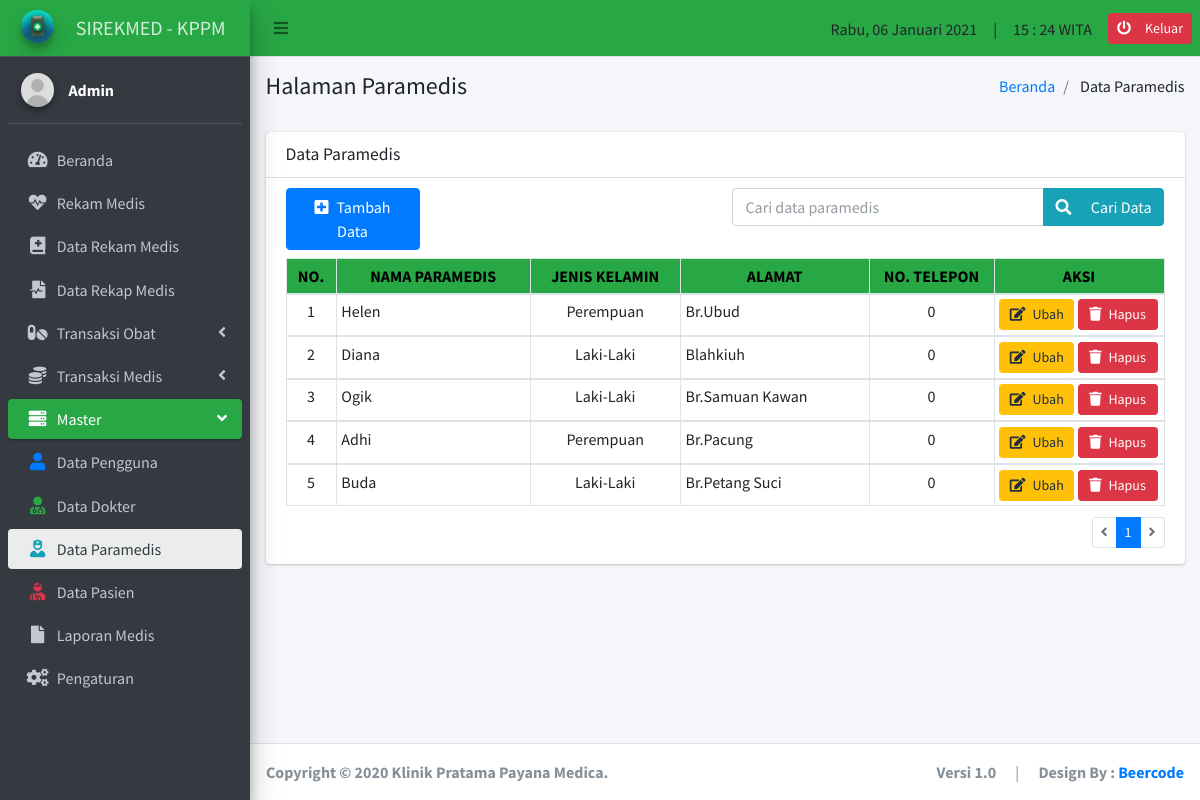
The page /master-paramedis.php (signed in) on the database its author committed.
### tables this page shows
CREATE TABLE `tabel_paramedis` (
  `id_param` varchar(20) NOT NULL,
  `nama_param` varchar(50) NOT NULL,
  `jns_kelamin_param` varchar(10) NOT NULL,
  `alamat_param` varchar(100) NOT NULL,
  `telepon_param` varchar(15) NOT NULL
);

### database.php (called while the page is built, shortened)
<?php
$koneksi = mysqli_connect("localhost", "root", "", "db_rekam_medis");
function query($query)
{
  global $koneksi;
  $result = mysqli_query($koneksi, $query);
  $rows = [];
  while ($row = mysqli_fetch_assoc($result)) {
    $rows[] = $row;
  }
  return $rows;
}

### master-paramedis.php (the view, shortened to what this page needs)
<?php
include "header.php";
include "sidebar.php";
include "database.php";
$hal_aktif            = (isset($_REQUEST["hal"])) ? $_REQUEST["hal"] : 1;
$limit_data           = 10;
$limit_start          = ($hal_aktif - 1) * $limit_data;
if (isset($_REQUEST["cari_param"]) > 0) {
  $cari_data          = $_REQUEST["cari_param"];
  $datas              = query("SELECT * FROM tabel_paramedis WHERE
                                nama_param         LIKE  '%$cari_data%'  OR
                                jns_kelamin_param  LIKE  '%$cari_data%'  OR
                                alamat_param       LIKE  '%$cari_data%'  OR
                                telepon_param      LIKE  '%$cari_data%'");
  $jml_data           = count($datas);
  $paramedis          = query("SELECT * FROM tabel_paramedis WHERE
                                nama_param         LIKE  '%$cari_data%'  OR
                                jns_kelamin_param  LIKE  '%$cari_data%'  OR
                                alamat_param       LIKE  '%$cari_data%'  OR
                                telepon_param      LIKE  '%$cari_data%'
                                LIMIT $limit_start, $limit_data");
  $hal_link           = "?cari_param=$cari_data";
  $halaman            = "on";
} else {
  $cari_data          = "";
  $datas              = query("SELECT * FROM tabel_paramedis");
  $jml_data           = count($datas);
  $paramedis          = query("SELECT * FROM tabel_paramedis LIMIT $limit_start, $limit_data");
  $hal_link           = "?";
  $halaman            = "";
}
$jml_halaman      = ceil($jml_data / $limit_data);
if ($jml_halaman <= 1) {
  $jml_nomor      = 0;
} else {
  $jml_nomor      = ($jml_halaman < 3) ? $jml_halaman - 1 : 1;
}
$nomor_awal       = ($hal_aktif > $jml_nomor) ? $hal_aktif - $jml_nomor : 1;
$nomor_akhir      = ($hal_aktif < ($jml_halaman - $jml_nomor)) ? $hal_aktif + $jml_nomor : $jml_halaman;
?>
<div class="content-wrapper">
  <div class="content-header">
    <div class="container-fluid">
      <div class="row mb-2">
        <div class="col-md-6">
          <h4>Halaman Paramedis</h4>
        </div>
        <div class="col-md-6">
          <ol class="breadcrumb float-sm-right">
            <li class="breadcrumb-item">
              <a href="index.php">Beranda</a>
            </li>
            <li class="breadcrumb-item">
              <span>Data Paramedis</span>
            </li>
          </ol>
        </div>
      </div>
    </div>
  </div>
  <section class="content">
    <div class="container-fluid">
      <div class="row">
        <div class="col-md-12">
          <div class="card">
            <div class="card-header">
              <h5 class="card-title">Data Paramedis</h5>
            </div>
            <div class="card-body" style="margin-bottom: -20px;">
              <form action="" method="post">
                <div class="row" style="margin-top: -10px;">
                  <div class="col-md-2">
                    <button type="button" class="btn btn-primary" data-toggle="modal" data-target="#tambah_param">
                      <i class="fas fa-plus-square"></i>&ensp;Tambah Data
                    </button>
                  </div>
                  <div class="offset-4 col-md-6">
                    <div class="input-group">
                      <?php if ($halaman == "on") : ?>
                        <input type="text" name="cari_param" id="cari_param" class="form-control" value="<?= $cari_data; ?>" readonly autocomplete="off">
                        <div class="input-group-append">
                          <a href="?" name="btn_cariparam" id="btn_cariparam" class="btn btn-info">
                            <i class="fas fa-retweet"></i>&emsp;Reset Data
                          </a>
                        </div>
                      <?php else : ?>
                        <input type="text" name="cari_param" id="cari_param" class="form-control" placeholder="Cari data paramedis" autocomplete="off">
                        <div class="input-group-append">
                          <button type="submit" name="btn_cariparam" id="btn_cariparam" class="btn btn-info">
                            <i class="fas fa-search"></i>&emsp; Cari Data
                          </button>
                        </div>
                      <?php endif; ?>
                    </div>
                  </div>
                </div>
              </form>
              <div class="row mt-2">
                <div class="col-md-12">
                  <table class="table table-sm table-bordered">
                    <thead class="text-center bg-success">
                      <th style="color: black;">NO.</th>
                      <th style="color: black;">NAMA PARAMEDIS</th>
                      <th style="color: black;">JENIS KELAMIN</th>
                      <th style="color: black;">ALAMAT</th>
                      <th style="color: black;">NO. TELEPON</th>
                      <th style="color: black;">AKSI</th>
                    </thead>
                    <?php
                    $mulai = $limit_data * ($hal_aktif - 1);
                    $number = $mulai + 1;
                    ?>
                    <?php foreach ($paramedis as $pm) : ?>
                      <tbody>
                        <tr>
                          <td width="50" class="text-center"><?= $number; ?></td>
                          <td><?= $pm["nama_param"]; ?></td>
                          <td width="150" class="text-center"><?= $pm["jns_kelamin_param"]; ?></td>
                          <td><?= $pm["alamat_param"]; ?></td>
                          <td width="125" class="text-center"><?= $pm["telepon_param"]; ?></td>
                          <td width="170">
                            <button type="button" class="btn btn-sm btn-warning" data-toggle="modal" data-target="#ubah_param<?= $pm["id_param"]; ?>" style="width: 75px;">
                              <i class="fas fa-edit"></i>&ensp;Ubah
                            </button>
                            <button type="button" class="btn btn-sm btn-danger" data-toggle="modal" data-target="#hapus_param<?= $pm["id_param"]; ?>" style="width: 80px;">
                              <i class="fas fa-trash"></i>&ensp;Hapus
                            </button>
                          </td>
                        </tr>
                        <?php $number++; ?>
                      <?php endforeach; ?>
                      </tbody>
                  </table>
                </div>
              </div>
              <div class="row" style="margin-top: -5px;">
                <div class="offset-6 col-md-6">
                  <nav class="float-right">
                    <ul class="pagination pagination-sm">
                      <?php if ($hal_aktif == $jml_halaman) : ?>
                        <?php if ($jml_halaman == 1) : ?>
                          <li class="page-item disabled"><a href="<?= $hal_link; ?>&hal=<?= $hal_aktif - 1; ?>" class="page-link"><i class="fas fa-angle-left"></i></a></li>
                        <?php else : ?>
                          <li class="page-item"><a href="<?= $hal_link; ?>&hal=1" class="page-link">Kembali Ke Awal</a></li>
                          <li class="page-item"><a href="<?= $hal_link; ?>&hal=<?= $hal_aktif - 1; ?>" class="page-link"><i class="fas fa-angle-left"></i></a></li>
                        <?php endif; ?>
                      <?php elseif ($hal_aktif > 1) : ?>
                        <li class="page-item"><a href="<?= $hal_link; ?>&hal=1" class="page-link">Kembali Ke Awal</a></li>
                        <li class="page-item"><a href="<?= $hal_link; ?>&hal=<?= $hal_aktif - 1; ?>" class="page-link"><i class="fas fa-angle-left"></i></a></li>
                      <?php else : ?>
                        <li class="page-item disabled"><a href="#" class="page-link"><i class="fas fa-angle-left"></i></a></li>
                      <?php endif; ?>
                      <?php for ($i = $nomor_awal; $i <= $nomor_akhir; $i++) : ?>
                        <?php if ($i == $hal_aktif) : ?>
                          <li class="page-item active"><a href="<?= $hal_link; ?>&hal=<?= $i; ?>" class="page-link"><?= $i; ?></a></li>
                        <?php else : ?>
                          <li class="page-item"><a href="<?= $hal_link; ?>&hal=<?= $i; ?>" class="page-link"><?= $i; ?></a></li>
                        <?php endif; ?>
                      <?php endfor; ?>
                      <?php if ($hal_aktif < $jml_halaman) : ?>
                        <li class="page-item"><a href="<?= $hal_link; ?>&hal=<?= $hal_aktif + 1; ?>" class="page-link"><i class="fas fa-angle-right"></i></a></li>
                      <?php else : ?>
                        <li class="page-item disabled"><a href="#" class="page-link"><i class="fas fa-angle-right"></i></a></li>
                      <?php endif; ?>
                    </ul>
                  </nav>
                </div>
              </div>
            </div>
          </div>
        </div>
      </div>
    </div>
</div>
</div>
<?php
include "footer.php";
?>

### rows shown on the page
tabel_paramedis: nama_param "Helen", jns_kelamin_param "Perempuan", alamat_param "Br.Ubud", telepon_param "0"
tabel_paramedis: nama_param "Diana", jns_kelamin_param "Laki-Laki", alamat_param "Blahkiuh", telepon_param "0"
tabel_paramedis: nama_param "Ogik", jns_kelamin_param "Laki-Laki", alamat_param "Br.Samuan Kawan", telepon_param "0"
tabel_paramedis: nama_param "Adhi", jns_kelamin_param "Perempuan", alamat_param "Br.Pacung", telepon_param "0"
tabel_paramedis: nama_param "Buda", jns_kelamin_param "Laki-Laki", alamat_param "Br.Petang Suci", telepon_param "0"

### other values the page prints
$haris "Rabu"
$nama_pengguna "Admin"
